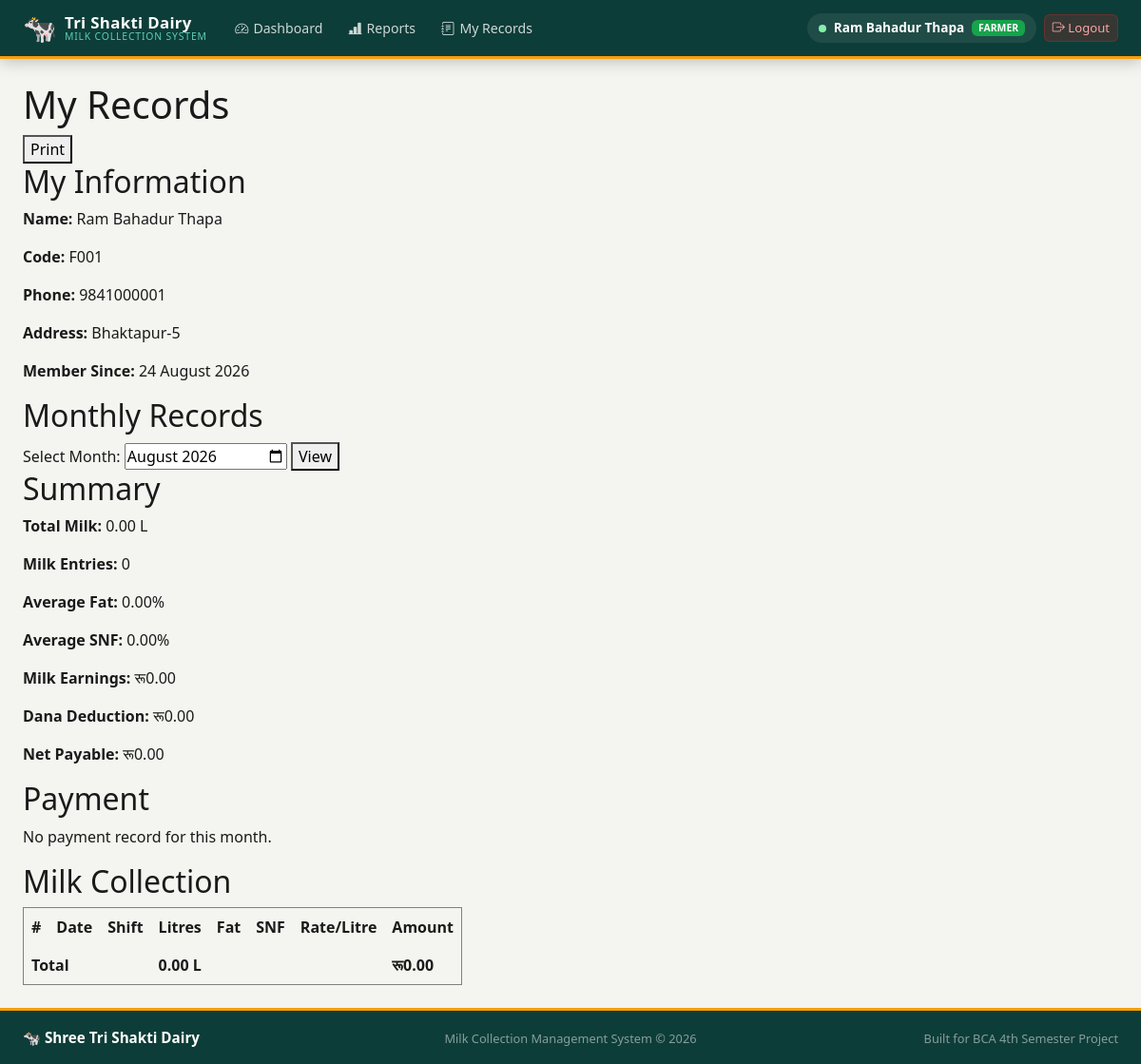
The app's page /pages/farmer/my_records.php (signed in) with its own data.
### tables this page shows
CREATE TABLE IF NOT EXISTS farmers (
    id INT AUTO_INCREMENT PRIMARY KEY,
    code VARCHAR(20) UNIQUE NOT NULL,
    name VARCHAR(100) NOT NULL,
    phone VARCHAR(15),
    address VARCHAR(255),
    photo VARCHAR(255) DEFAULT NULL,
    password VARCHAR(255) NOT NULL,
    is_active TINYINT(1) DEFAULT 1,
    created_at TIMESTAMP DEFAULT CURRENT_TIMESTAMP
);

### pages/farmer/my_records.php (the view, shortened to what this page needs)
<?php
require_once '../../includes/config.php';
$farmerId = $_SESSION['user_id'];
$month = $_GET['month'] ?? date('Y-m');
$farmer = $conn->query("
    SELECT * FROM farmers
    WHERE id = $farmerId
")->fetch_assoc();
$milk = $conn->query("
    SELECT
        SUM(litre) AS litres,
        AVG(fat) AS fat,
        AVG(snf) AS snf,
        SUM(total_amount) AS amount,
        COUNT(*) AS entries
    FROM milk_collection
    WHERE farmer_id = $farmerId
    AND DATE_FORMAT(collection_date, '%Y-%m') = '$month'
")->fetch_assoc();
$dana = $conn->query("
    SELECT SUM(total_amount) AS amount
    FROM dana_records
    WHERE farmer_id = $farmerId
    AND DATE_FORMAT(dana_date, '%Y-%m') = '$month'
")->fetch_assoc();
$milkAmount = $milk['amount'] ?? 0;
$danaAmount = $dana['amount'] ?? 0;
$netAmount = $milkAmount - $danaAmount;
$payment = $conn->query("
    SELECT *
    FROM payments
    WHERE farmer_id = $farmerId
    AND payment_month = '$month'
")->fetch_assoc();
?>
<?php include '../../includes/header.php'; ?>
<div class="main-content">
    <h1>My Records</h1>
    <button onclick="window.print()">Print</button>
    <h2>My Information</h2>
    <p>
        <strong>Name:</strong>
        <?= htmlspecialchars($farmer['name']) ?>
    </p>
    <p>
        <strong>Code:</strong>
        <?= htmlspecialchars($farmer['code']) ?>
    </p>
    <p>
        <strong>Phone:</strong>
        <?= htmlspecialchars($farmer['phone'] ?? 'N/A') ?>
    </p>
    <p>
        <strong>Address:</strong>
        <?= htmlspecialchars($farmer['address'] ?? 'N/A') ?>
    </p>
    <p>
        <strong>Member Since:</strong>
        <?= date('d F Y', strtotime($farmer['created_at'])) ?>
    </p>
    <h2>Monthly Records</h2>
    <form method="GET">
        <label>Select Month:</label>
        <input
            type="month"
            name="month"
            value="<?= htmlspecialchars($month) ?>"
        >
        <button type="submit">View</button>
    </form>
    <h2>Summary</h2>
    <p>
        <strong>Total Milk:</strong>
        <?= number_format($milk['litres'] ?? 0, 2) ?> L
    </p>
    <p>
        <strong>Milk Entries:</strong>
        <?= $milk['entries'] ?? 0 ?>
    </p>
    <p>
        <strong>Average Fat:</strong>
        <?= number_format($milk['fat'] ?? 0, 2) ?>%
    </p>
    <p>
        <strong>Average SNF:</strong>
        <?= number_format($milk['snf'] ?? 0, 2) ?>%
    </p>
    <p>
        <strong>Milk Earnings:</strong>
        रू<?= number_format($milkAmount, 2) ?>
    </p>
    <p>
        <strong>Dana Deduction:</strong>
        रू<?= number_format($danaAmount, 2) ?>
    </p>
    <p>
        <strong>Net Payable:</strong>
        रू<?= number_format($netAmount, 2) ?>
    </p>
    <h2>Payment</h2>
    <?php if ($payment): ?>
        <?php if ($payment['is_paid']): ?>
            <p>
                <strong>Status:</strong> Paid
            </p>
            <p>
                <strong>Paid Date:</strong>
                <?= date('d F Y', strtotime($payment['paid_at'])) ?>
            </p>
        <?php else: ?>
            <p>
                <strong>Status:</strong> Pending
            </p>
            <p>Contact admin for payment.</p>
        <?php endif; ?>
    <?php else: ?>
        <p>No payment record for this month.</p>
    <?php endif; ?>
    <h2>Milk Collection</h2>
    <table border="1" cellpadding="8" cellspacing="0">
        <tr>
            <th>#</th>
            <th>Date</th>
            <th>Shift</th>
            <th>Litres</th>
            <th>Fat</th>
            <th>SNF</th>
            <th>Rate/Litre</th>
            <th>Amount</th>
        </tr>
        <?php
        $totalLitres = 0;
        $totalAmount = 0;
        ?>
        <tr>
            <th colspan="3">Total</th>
            <th>
                <?= number_format($totalLitres, 2) ?> L
            </th>
            <th colspan="3"></th>
            <th>
                रू<?= number_format($totalAmount, 2) ?>
            </th>
        </tr>
    </table>
</div>
<?php include '../../includes/footer.php'; ?>

### assets/css/style.css (style rules this page uses)
:root { --teal-900: #0d3d38; --teal-700: #1a6b5e; --teal-500: #2a9e87; --teal-300: #5dcdb5; --teal-100: #d0f0ea; --amber-600: #d97706; --amber-400: #f59e0b; --amber-100: #fef3c7; --milk-white: #faf9f6; --soft-gray: #f4f4f0; --text-dark: #1a1a1a; --text-mid: #4a5568; --text-light: #718096; --danger: #dc2626; --success: #16a34a; --card-shadow: 0 2px 12px rgba(13,61,56,0.08); --card-shadow-hover: 0 6px 24px rgba(13,61,56,0.16); --radius: 10px; --radius-lg: 16px; }
* { box-sizing: border-box; }
body { font-family: 'Segoe UI', system-ui, -apple-system, sans-serif; background: var(--soft-gray); color: var(--text-dark); min-height: 100vh; display: flex; flex-direction: column; }
.main-content { flex: 1; padding: 1.5rem; }

### records on screen
farmers: name "Ram Bahadur Thapa", code "F001", phone "9841000001", address "Bhaktapur-5", created_at "24 August 2026"

### other values on screen
$userName "Ram Bahadur Thapa"
$role "FARMER"
$milk['litres'] "0.00"
$milk['entries'] "0"
$milk['fat'] "0.00"
$milk['snf'] "0.00"
$milkAmount "0.00"
$danaAmount "0.00"
$netAmount "0.00"
$totalLitres "0.00"
$totalAmount "0.00"
